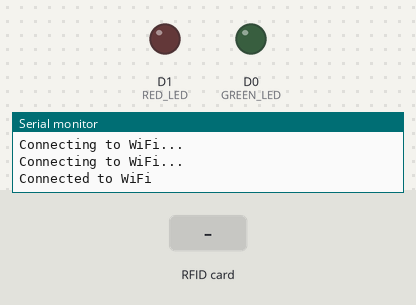
Simulated run of this program. Board: ESP8266 (NodeMCU). Parts: output pins drawn as LEDs (lit = HIGH), the last lines printed to the serial monitor. Inputs (shaded band) come from the test bench. WiFi joins after 1.5 s; servers stay silent unless stated; uploads are accepted with an empty reply.

Above: at 3.2 s.
3.3 s: RFID card 11 11 22 22 held to the reader
At 3.9 s:
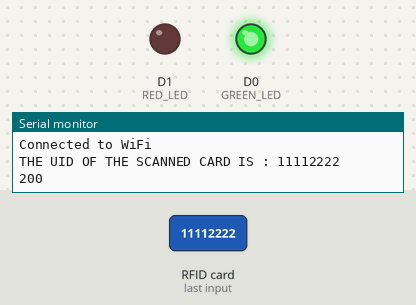
5.5 s: RFID card 5E 7A 19 C4 held to the reader
At 7.6 s:
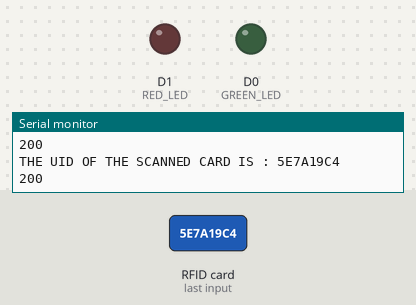
Timing chart, 0 to 9.1 s (numbered marks = the images above; inputs shaded):
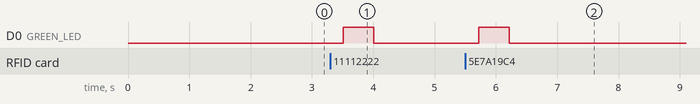

The program:

main.cpp
```cpp
#include <ESP8266WiFi.h>
#include <ESP8266HTTPClient.h>
#include <MFRC522.h>
#include <SPI.h>

#define GREEN_LED D0
#define RED_LED D1

const char *ssid = "indigo";
const char *password = "11112222";
const char *apiUrl = "http://192.168.43.210:9090/api/check-uid";

#define SS_PIN 4 // sda
#define RST_PIN 2 //also set D5 -> SCK | D7 -> MOSI | D6 -> MISO

MFRC522 mfrc522(RST_PIN, SS_PIN);

int readsuccess = 0;
byte readcard[4];
char str[32] = "";
String StrUID;

// Function declarations
int getid();
void array_to_string(byte array[], unsigned int len, char buffer[]);
void setColor (int redValue, int greenValue, int blueValue);

void setup()
{
  Serial.begin(115200);
  SPI.begin(); // Init SPI bus
  pinMode(GREEN_LED, OUTPUT);
   pinMode(RED_LED, OUTPUT);
  mfrc522.PCD_Init(); // Init MFRC522
  WiFi.begin(ssid, password);
  while (WiFi.status() != WL_CONNECTED)
  {
    delay(1000);
    Serial.println("Connecting to WiFi...");
  }
  Serial.println("Connected to WiFi");
}

void loop()
{

  do
  {
    readsuccess = getid(); // Check if a card has been read successfully
  } while (!readsuccess);


  HTTPClient http; // Declare object of class HTTPClient

  // Create a WiFiClient object
  WiFiClient client;

  String UIDresultSend, postData;
  UIDresultSend = StrUID;

  // Post Data
  postData = UIDresultSend;

  http.begin(client, "http://192.168.43.210:9090/api/check-uid"); // Specify request destination
  http.addHeader("Content-Type", "application/json");             // Specify content-type header

  int httpCode = http.POST(postData); // Send the request
  String payload = http.getString();  // Get the response payload

  Serial.println(UIDresultSend);
  Serial.println(httpCode); // Print HTTP return code
  Serial.println(payload);  // Print request response payload

  http.end(); // Close connection

 setColor(0,255,0);
  delay(500);
 setColor(0,0,0);
}

int getid()
{
  if (!mfrc522.PICC_IsNewCardPresent())
  {
    return 0;
  }
  if (!mfrc522.PICC_ReadCardSerial())
  {
    return 0;
  }

  Serial.print("THE UID OF THE SCANNED CARD IS : ");

  for (int i = 0; i < 4; i++)
  {
    readcard[i] = mfrc522.uid.uidByte[i]; // storing the UID of the tag in readcard
    array_to_string(readcard, 4, str);
    StrUID = str;
  }
  mfrc522.PICC_HaltA();
  return 1;
}

void array_to_string(byte array[], unsigned int len, char buffer[])
{
  for (unsigned int i = 0; i < len; i++)
  {
    byte nib1 = (array[i] >> 4) & 0x0F;
    byte nib2 = (array[i] >> 0) & 0x0F;
    buffer[i * 2 + 0] = nib1 < 0xA ? '0' + nib1 : 'A' + nib1 - 0xA;
    buffer[i * 2 + 1] = nib2 < 0xA ? '0' + nib2 : 'A' + nib2 - 0xA;
  }
  buffer[len * 2] = '\0';
}

void setColor (int redValue, int greenValue, int blueValue){
analogWrite(RED_LED, redValue);
analogWrite(GREEN_LED, greenValue);
//analoqWrite(bluePin, blueValue);
}
```

Measured:
- after the input at 3.3 s, D0 (GREEN_LED): LOW → HIGH after 0.21 s, → LOW 0.50 s later
- after the input at 5.5 s, D0 (GREEN_LED): LOW → HIGH after 0.22 s, → LOW 0.50 s later
